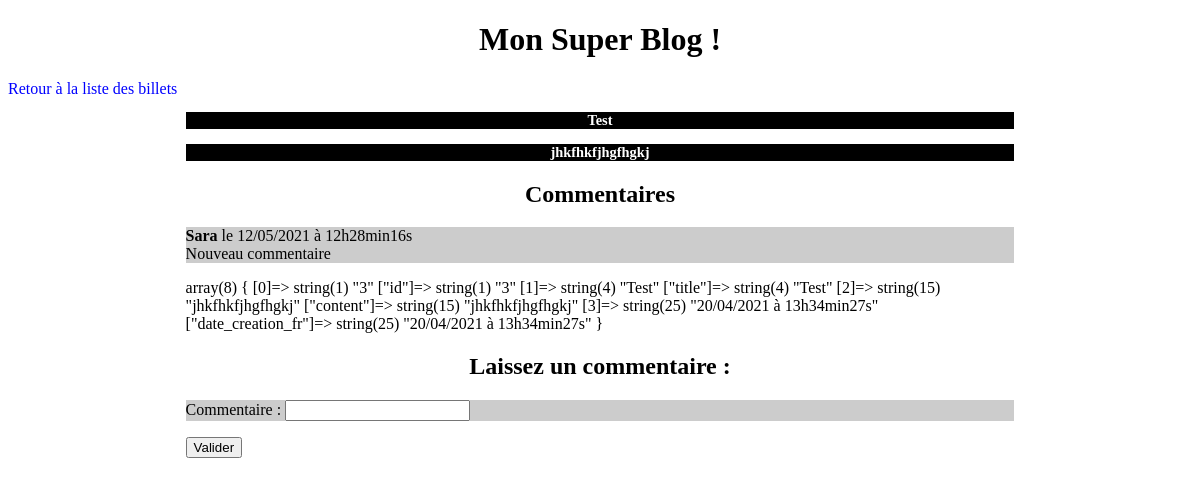
The app's page /index.php?action=post&id=3 with its own data.
### tables this page shows
CREATE TABLE `posts` (
  `id` int(11) NOT NULL,
  `member_id` int(11) NOT NULL,
  `title` varchar(255) NOT NULL,
  `content` text NOT NULL,
  `date_creation` datetime NOT NULL
);

CREATE TABLE `comments` (
  `id` int(11) NOT NULL,
  `id_post` int(11) DEFAULT NULL,
  `author` varchar(255) DEFAULT NULL,
  `comment` text,
  `comment_date` datetime DEFAULT CURRENT_TIMESTAMP
);

### controller/postsController.php (called while the page is built, shortened)
<?php
require_once('model/PostManager.php');
require_once('model/CommentManager.php');
function post()
{
	$postManager = new PostManager();
	$post = $postManager->getPost($_GET['id']);
	$commentManager = new CommentManager();
	$comments = $commentManager->getComments($_GET['id']);
	require('view/commentsView.php');
}

### model/PostManager.php (called while the page is built, shortened)
<?php
class PostManager extends DbConnectManager
{
	public function getPost($postId)
	{
		$db = $this->dbConnect();
		$req = $db->prepare('SELECT id, title, content, DATE_FORMAT(date_creation, \'%d/%m/%Y à %Hh%imin%ss\') AS date_creation_fr FROM posts WHERE id = ?');
		$req->execute([$postId]);
		$post = $req->fetch();
		return $post;
	}
}

### model/CommentManager.php (called while the page is built, shortened)
<?php
class CommentManager extends DbConnectManager
{
	function getComments($postId)
	{
		$db = $this->dbConnect();
		$id_post = (int) $_GET['id'];
		$req = $db->prepare("SELECT id, id_post, author, comment, DATE_FORMAT(comment_date, '%d/%m/%Y à %Hh%imin%ss') AS comment_date_fr FROM comments WHERE id_post = '$id_post' ");
		$req->execute([$id_post]);
		$comments = $req->fetchAll(PDO::FETCH_ASSOC);
		return $comments;
	}
}

### view/commentsView.php (the view, shortened to what this page needs)
<!DOCTYPE html>
<html>
<head>
  	<link rel="stylesheet" type="text/css" href="public/css/style.css"/>
</head>
<body>
	<h1>Mon Super Blog !</h1>
	<a href="index.php?action=listPosts">Retour à la liste des billets</a>
	<section class="news">
		<h3>
			<?=htmlspecialchars($post['title'])?>
		</h3>
		<h3>
			<?=htmlspecialchars($post['content'])?>
		</h3>
		<h2>
			<strong>Commentaires</strong>
		</h2>
		<?php
		foreach($comments as $com) {
		?>
			<p>
				<strong><?=htmlspecialchars($com['author'])?></strong> le <?=htmlspecialchars($com['comment_date_fr'])?> </br><?=htmlspecialchars($com['comment'])?>
			</p>
		<?php
		}
		var_dump($post);
		?>
		<h2>Laissez un commentaire :</h2>
		<form action="index.php?action=addComment&amp;id=<?=$post['id']; ?>" method="post">
			<p>
				<label>Commentaire : <input type="text" name="comment"></label>
			</p>
			<input type="submit" value="Valider">
		</form>
</body>
</html>

### public/css/style.css (style rules this page uses)
h1, h3 { text-align:center; }
h2 { text-align: center; }
h3 { background-color:black; color:white; font-size:0.9em; margin-bottom:0px; }
.news p { background-color:#CCCCCC; margin-top:0px; }
.news { width: 70%; margin:auto; }
a { text-decoration: none; color: blue; }

### records on screen
posts: title "Test", content "jhkfhkfjhgfhgkj"
comments: author "Sara", comment_date_fr "12/05/2021 à 12h28min16s", comment "Nouveau commentaire"
